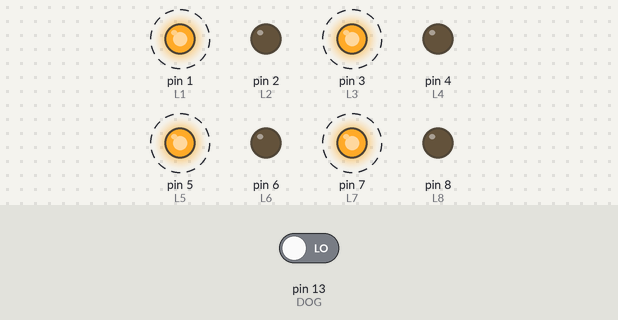
A sketch run on a simulated Arduino Uno, built with avr-gcc and run on an emulated ATmega328P. Shown: output pins drawn as LEDs (lit = HIGH). Dashed ring = blinking. The test bench sets the inputs (shaded band); at power-on: pin 13 (DOG) LOW.

Above: at 4.8 s.
4.9 s: pin 13 (DOG) driven HIGH
At 6.4 s:
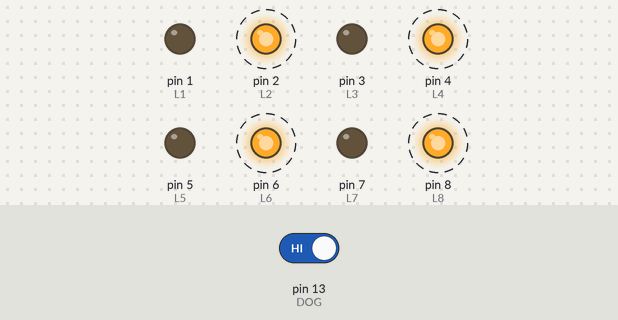
10.5 s: pin 13 (DOG) driven LOW
At 10.9 s:
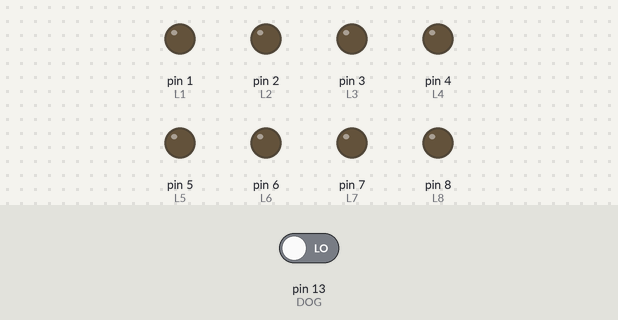
Timing chart, 0 to 22.5 s (numbered marks = the images above; inputs shaded):
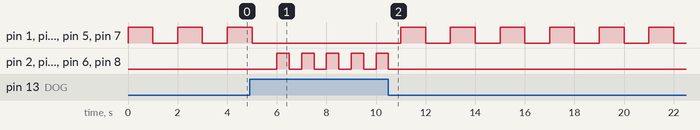

The sketch:

TRABAJO_9.ino
```cpp
int estado=0;
int L1=1;
int L2=2;
int L3=3;
int L4=4;
int L5=5;
int L6=6;
int L7=7;
int L8=8;
int DOG=13;

void setup() {
pinMode(L1,OUTPUT);
pinMode(L2,OUTPUT);
pinMode(L3,OUTPUT);
pinMode(L4,OUTPUT);
pinMode(L5,OUTPUT);
pinMode(L6,OUTPUT);
pinMode(L7,OUTPUT);
pinMode(L8,OUTPUT);
pinMode(DOG,INPUT);
}

void loop() {
 estado = digitalRead(DOG);
if (estado==HIGH){
  digitalWrite(L2,HIGH);
  digitalWrite(L6,HIGH);
  digitalWrite(L4,HIGH);
  digitalWrite(L8,HIGH);
  delay (500);
  digitalWrite(L2,LOW);
  digitalWrite(L4,LOW);
  digitalWrite(L6,LOW);
  digitalWrite(L8,LOW);
  delay (500);
}
else{
  digitalWrite(L1,HIGH);
  digitalWrite(L3,HIGH);
  digitalWrite(L5,HIGH);
  digitalWrite(L7,HIGH);
  delay (1000);
  digitalWrite(L1,LOW);
  digitalWrite(L3,LOW);
  digitalWrite(L5,LOW);
  digitalWrite(L7,LOW);
  delay (1000);
}
}

 
```

Measured:
- after the input at 4.9 s, pin 1 (L1), pin 3 (L3), pin 5 (L5), pin 7 (L7): goes on until 5.0 s, then stays LOW; pin 2 (L2), pin 4 (L4), pin 6 (L6), pin 8 (L8): alternates HIGH for 0.50 s and LOW for 0.50 s, starting after 1.1 s
- after the input at 10.5 s, pin 1 (L1), pin 3 (L3), pin 5 (L5), pin 7 (L7): alternates HIGH for 1.0 s and LOW for 1.0 s, starting after 0.50 s; pin 2 (L2), pin 4 (L4), pin 6 (L6), pin 8 (L8): goes on until 10.5 s, then stays LOW
- by itself, pin 1 (L1), pin 3 (L3), pin 5 (L5), pin 7 (L7): alternates HIGH for 1.0 s and LOW for 1.0 s
